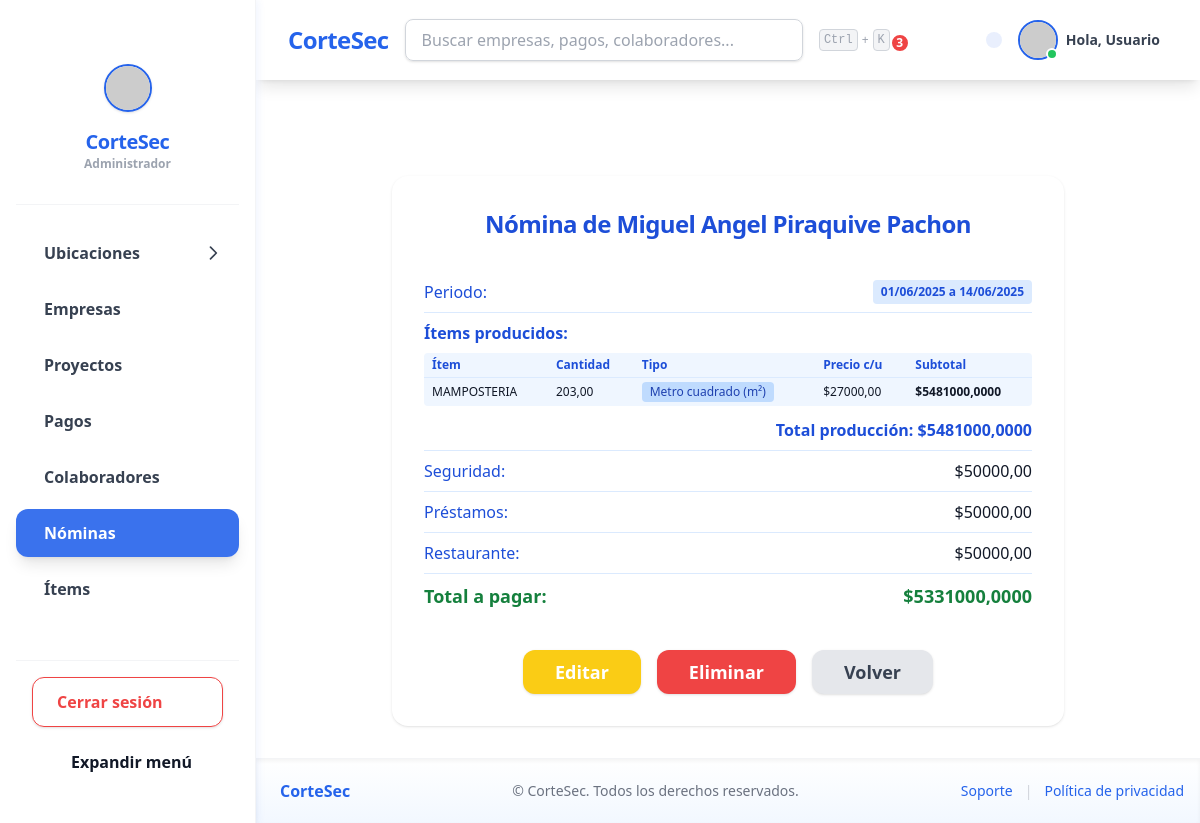
Page /payroll/nominas/1/ on the committed database.
### payroll/models.py (models this page shows, shortened)
class Nomina(models.Model):
    empleado = models.ForeignKey(Empleado, on_delete=models.CASCADE, verbose_name="Empleado", related_name="nominas")
    periodo_inicio = models.DateField("Inicio del periodo", null=True, blank=True)
    periodo_fin = models.DateField("Fin del periodo", null=True, blank=True)
    seguridad = models.DecimalField("Seguridad", max_digits=10, decimal_places=2, default=50000, validators=[MinValueValidator(0)])
    prestamos = models.DecimalField("Préstamos", max_digits=10, decimal_places=2, default=0, validators=[MinValueValidator(0)])
    restaurante = models.DecimalField("Restaurante", max_digits=10, decimal_places=2, default=0, validators=[MinValueValidator(0)])
    creado_el = models.DateTimeField("Creado el", auto_now_add=True)
    actualizado_el = models.DateTimeField("Actualizado el", auto_now=True)
    class Meta:
        verbose_name = "Nómina"
        verbose_name_plural = "Nóminas"
        ordering = ["-periodo_fin"]
    @property
    def produccion(self):
        return sum([detalle.total for detalle in self.detalles.all()])
    @property
    def total(self):
        return self.produccion - self.seguridad - self.prestamos - self.restaurante

class Empleado(models.Model):
    GENERO_CHOICES = [
        ('M', 'Masculino'),
        ('F', 'Femenino'),
        ('O', 'Otro'),
    ]
    nombres = models.CharField("Nombres", max_length=100)
    apellidos = models.CharField("Apellidos", max_length=100)
    documento = models.CharField("Documento de Identidad", max_length=30, unique=True, blank=True, null=True)
    correo = models.EmailField("Correo electrónico", unique=True)
    telefono = models.CharField("Teléfono", max_length=15, blank=True)
    direccion = models.CharField("Dirección", max_length=255, blank=True)
    fecha_nacimiento = models.DateField("Fecha de nacimiento", blank=True, null=True)
    genero = models.CharField("Género", max_length=1, choices=GENERO_CHOICES, blank=True)
    fecha_contratacion = models.DateField("Fecha de contratación", auto_now_add=True)
    departamento = models.ForeignKey(Departamento, on_delete=models.SET_NULL, null=True, blank=True, verbose_name="Departamento")
    municipio = models.ForeignKey(Municipio, on_delete=models.SET_NULL, null=True, blank=True, verbose_name="Municipio")
    cargo = models.ForeignKey(Cargo, on_delete=models.PROTECT, verbose_name="Cargo")
    foto = models.ImageField("Foto", upload_to="empleados/fotos/", blank=True, null=True)
    creado_el = models.DateTimeField("Creado el", auto_now_add=True)
    actualizado_el = models.DateTimeField("Actualizado el", auto_now=True)
    class Meta:
        verbose_name = "Empleado"
        verbose_name_plural = "Empleados"
        ordering = ["apellidos", "nombres"]

class DetalleNomina(models.Model):
    nomina = models.ForeignKey(Nomina, on_delete=models.CASCADE, related_name="detalles")
    item = models.ForeignKey(Item, on_delete=models.PROTECT, verbose_name="Ítem")
    cantidad = models.DecimalField("Cantidad", max_digits=10, decimal_places=2, default=0, validators=[MinValueValidator(0)])
    @property
    def total(self):
        return self.cantidad * self.item.price

### items/models.py (models this page shows, shortened)
class Item(models.Model):
    TIPO_CANTIDAD_CHOICES = [
    ('m2', 'Metro cuadrado (m²)'),
    ('m3', 'Metro cúbico (m³)'),
    ('ml', 'Metro lineal (ml)'),
    ('global', 'Global'),
]
    name = models.CharField("Nombre", max_length=100)
    description = models.TextField("Descripción", blank=True)
    price = models.DecimalField("Precio Unitario", max_digits=10, decimal_places=2)
    tipo_cantidad = models.CharField(
        "Tipo de cantidad",
        max_length=10,
        choices=TIPO_CANTIDAD_CHOICES,
        default='m2'
    )
    created_at = models.DateTimeField("Creado el", auto_now_add=True)
    updated_at = models.DateTimeField("Actualizado el", auto_now=True)
    class Meta:
        verbose_name = "Ítem"
        verbose_name_plural = "Ítems"
        ordering = ["name"]

### payroll/views.py (the view)
# urls.py: path('nominas/<int:pk>/', views.nomina_detalle, name='nomina_detalle'),
def nomina_detalle(request, pk):
    nomina = get_object_or_404(Nomina, pk=pk)
    return render(request, 'payroll/nomina_detalle.html', {'nomina': nomina})

### payroll/templates/payroll/nomina_detalle.html (shortened to what this page needs)
{% extends "base.html" %}
{% load i18n %}
{% block content %}
<div class="bg-white rounded-2xl shadow p-8 max-w-2xl mx-auto mt-10">
    <h2 class="text-2xl font-bold text-blue-700 text-center mb-8 tracking-tight">
    </h2>
    <ul class="divide-y divide-blue-100 mb-6">
        <li class="py-2 flex justify-between">
            <span class="text-blue-700">{% trans "Periodo" %}:</span>
            <span class="inline-block px-2 py-1 rounded bg-blue-100 text-blue-700 font-semibold text-xs">
                {{ nomina.periodo_inicio|date:"d/m/Y" }} {% trans "a" %} {{ nomina.periodo_fin|date:"d/m/Y" }}
            </span>
        </li>
        <li class="py-2">
            <span class="text-blue-700 font-semibold">{% trans "Ítems producidos" %}:</span>
            <div class="overflow-x-auto mt-2">
                <table class="min-w-full text-xs divide-y divide-blue-100 bg-blue-50 rounded">
                    <thead>
                        <tr>
                            <th class="px-2 py-1 text-left font-semibold text-blue-700">{% trans "Ítem" %}</th>
                            <th class="px-2 py-1 text-left font-semibold text-blue-700">{% trans "Cantidad" %}</th>
                            <th class="px-2 py-1 text-left font-semibold text-blue-700">{% trans "Tipo" %}</th>
                            <th class="px-2 py-1 text-left font-semibold text-blue-700">{% trans "Precio c/u" %}</th>
                            <th class="px-2 py-1 text-left font-semibold text-blue-700">{% trans "Subtotal" %}</th>
                        </tr>
                    </thead>
                    <tbody>
                        {% for detalle in nomina.detalles.all %}
                        <tr>
                            <td class="px-2 py-1">{{ detalle.item.name }}</td>
                            <td class="px-2 py-1">{{ detalle.cantidad }}</td>
                            <td class="px-2 py-1">
                                <span class="inline-block px-2 py-0.5 rounded bg-blue-200 text-blue-800">
                                    {{ detalle.item.get_tipo_cantidad_display }}
                                </span>
                            </td>
                            <td class="px-2 py-1">${{ detalle.item.price }}</td>
                            <td class="px-2 py-1 font-semibold">${{ detalle.total }}</td>
                        </tr>
                        {% empty %}
                        <tr>
                            <td colspan="5" class="text-center py-2 text-gray-400">{% trans "No hay ítems registrados." %}</td>
                        </tr>
                        {% endfor %}
                    </tbody>
                </table>
            </div>
            <div class="mt-3 text-right">
                <span class="font-bold text-blue-700">{% trans "Total producción:" %}</span>
                <span class="font-bold text-blue-700">${{ nomina.produccion }}</span>
            </div>
        </li>
        <li class="py-2 flex justify-between">
            <span class="text-blue-700">{% trans "Seguridad" %}:</span>
            <span>${{ nomina.seguridad }}</span>
        </li>
        <li class="py-2 flex justify-between">
            <span class="text-blue-700">{% trans "Préstamos" %}:</span>
            <span>${{ nomina.prestamos }}</span>
        </li>
        <li class="py-2 flex justify-between">
            <span class="text-blue-700">{% trans "Restaurante" %}:</span>
            <span>${{ nomina.restaurante }}</span>
        </li>
        <li class="py-2 font-bold text-green-700 text-lg flex justify-between">
            <span>{% trans "Total a pagar" %}:</span>
            <span>${{ nomina.total }}</span>
        </li>
    </ul>
    <div class="flex justify-center gap-4 mt-8">
        <a href="{% url 'payroll:nomina_editar' nomina.pk %}" class="px-8 py-2 bg-yellow-400 text-white rounded-xl shadow hover:bg-yellow-500 transition font-bold text-lg">
            {% trans "Editar" %}
        </a>
        <a href="{% url 'payroll:nomina_eliminar' nomina.pk %}" class="px-8 py-2 bg-red-500 text-white rounded-xl shadow hover:bg-red-600 transition font-bold text-lg">
            {% trans "Eliminar" %}
        </a>
        <a href="{% url 'payroll:nomina_lista' %}" class="px-8 py-2 bg-gray-200 text-gray-700 rounded-xl hover:bg-gray-300 transition font-bold text-lg shadow">
            {% trans "Volver" %}
        </a>
    </div>
</div>
{% endblock %}

### rows in the picture
Nomina: periodo_inicio "01/06/2025", periodo_fin "14/06/2025", produccion "5481000,0000", seguridad "50000,00", prestamos "50000,00", restaurante "50000,00", total "5331000,0000"
DetalleNomina: item.name "MAMPOSTERIA", cantidad "203,00", item.tipo_cantidad "Metro cuadrado (m²)", item.price "27000,00", total "5481000,0000"

### other values in the picture
{{ user.first_name|default:"Usuario" }} "Usuario"
